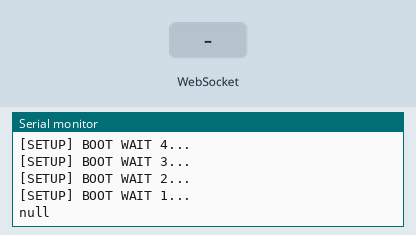
Recording of a sketch running on a simulated ESP8266 (Wemos D1 mini). On the bench: the last lines printed to the serial monitor. The test bench sets the inputs (shaded band). WiFi joins after 1.5 s; servers stay silent unless stated.

Above: at 6.7 s.
6.8 s: WebSocket text "gpio" received
At 8.0 s:
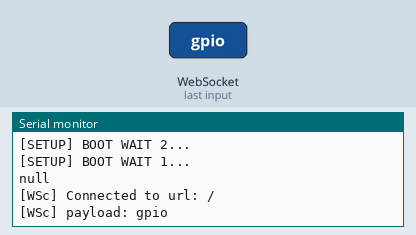
8.3 s: WebSocket text "1" received
At 9.4 s:
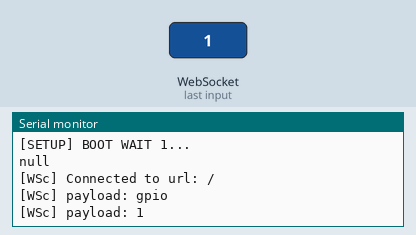
Timing chart, 0 to 11.3 s (numbered marks = the images above; inputs shaded):
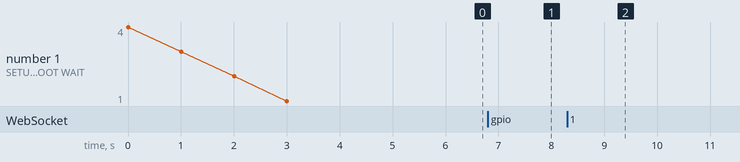

The sketch:

WebSocketClient.ino
```cpp
#include <Arduino.h>

#include <ESP8266WiFi.h>
#include <ESP8266WiFiMulti.h>

#include <WebSocketsClient.h>

#include <Hash.h>

#include <ArduinoJson.h>

ESP8266WiFiMulti WiFiMulti;
WebSocketsClient webSocket;

#define USE_SERIAL Serial
#define SERIAL_DEBUG true

bool btnState = false;
int buttonState = 0;
String payLoad;

void webSocketEvent(WStype_t type, uint8_t * payload, size_t lenght) {

    switch(type) {
        case WStype_DISCONNECTED:
            if(SERIAL_DEBUG)USE_SERIAL.printf("WS client disconnected.\n");
            break;
        case WStype_CONNECTED:
            if(SERIAL_DEBUG)USE_SERIAL.printf("[WSc] Connected to url: %s\n",  payload);
            break;
        case WStype_TEXT:
            if(SERIAL_DEBUG)USE_SERIAL.printf("[WSc] payload: %s\n", payload);
            payLoad = (char *) payload;
            //handle payload here

            break;
    }
}

void setup() {
  if(SERIAL_DEBUG)USE_SERIAL.begin(115200);
  if(SERIAL_DEBUG)USE_SERIAL.setDebugOutput(true);
  if(SERIAL_DEBUG)USE_SERIAL.println();
  if(SERIAL_DEBUG)USE_SERIAL.println();
  if(SERIAL_DEBUG)USE_SERIAL.println();

  DynamicJsonBuffer  jsonBuffer;
  char id[] =
     "{\"array\":[{\"uid\":\"1\",\"type\":\"<http://vocab.peePonic.com/waterPump>\",\"api\":[{\"name\":\"on\",\"bus\":\"gpio\",\"pin\":4,\"direction\":\"OUTPUT\",\"value\":1},{\"name\":\"off\",\"bus\":\"gpio\",\"pin\":4,\"direction\":\"OUTPUT\",\"value\":0}]},{\"uid\":\"2\",\"type\":\"<http://vocab.peePonic.com/waterPump>\",\"api\":[{\"name\":\"on\",\"bus\":\"gpio\",\"pin\":4,\"direction\":\"OUTPUT\",\"value\":1},{\"name\":\"off\",\"bus\":\"gpio\",\"pin\":4,\"direction\":\"OUTPUT\",\"value\":0}]},{\"uid\":\"3\",\"type\":\"<http://vocab.peePonic.com/airPump>\",\"api\":[{\"name\":\"none\"}]},{\"uid\":\"4\",\"type\":\"<http://vocab.peePonic.com/waterSensor>\",\"api\":[{\"name\":\"get\",\"bus\":\"gpio\",\"pin\":\"A0\"}]}]}";
  JsonObject& json = jsonBuffer.parseObject(id);

  // Test if parsing succeeds.
  if (!json.success()) {
    USE_SERIAL.println("parseObject() failed");
    return;
  }


      for(uint8_t t = 4; t > 0; t--) {
          if(SERIAL_DEBUG)USE_SERIAL.printf("[SETUP] BOOT WAIT %d...\n", t);
          if(SERIAL_DEBUG)USE_SERIAL.flush();
          delay(1000);
      }

    //How to implement that?? SD Storage?
    WiFiMulti.addAP("wificonred", "95440279");

    //WiFi.disconnect();
    while(WiFiMulti.run() != WL_CONNECTED) {
        delay(100);
    }

    webSocket.begin("192.168.0.103", 1880,"/ws/moritz");
    //webSocket.setAuthorization("user", "Password"); // HTTP Basic Authorization
    webSocket.onEvent(webSocketEvent);

    webSocket.sendTXT("I am a D1 mini, my ID is:id1"); //Let Flow know about board type and uid

    // Parse String and Setup Pinmodes
  //for (int i = 0; json["array"][i]["uid"] != ""; i++) {
     //for(int j = 0; json["array"][i]["api"][j] != ""; j++) {
    String bus = json["array"][0]["api"]["bus"];
    USE_SERIAL.println(bus);
      if(bus.equals("gpio")) {
        int pin = json["array"][0]["api"]["pin"];
        USE_SERIAL.println(pin);
        //String pinmode = json["array"][i]["api"]["pin"];

        /*if (pinmode == "OUTPUT") {
          pinMode(pin, OUTPUT);
          USE_SERIAL.println(pinmode);
        }
        if (pinmode == "INPUT") {
          pinMode(pin, INPUT);
          USE_SERIAL.println(pinmode);
        }*/

    //  }
     }
  //}


}

void loop() {
    webSocket.loop();
}
```

Measured:
- after the input at 6.8 s, the serial monitor: prints a new line at once (image 1)
- after the input at 8.3 s, the serial monitor: prints a new line at once (image 2)
